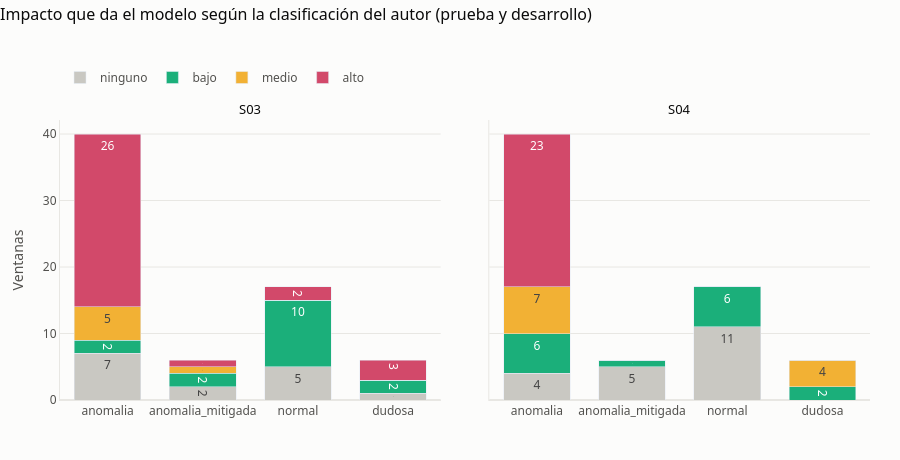

Notebook code cell kept with this figure:
### Code cell
# --- 6.3 Impacto en vídeo y en audio según tu referencia (todas las ventanas) ---
COLOR_NIVEL = {"ninguno": "#c9c8c2", "bajo": "#1baf7a", "medio": "#f2b134", "alto": "#d2496a"}
fig_impacto = make_subplots(rows=1, cols=2, shared_yaxes=True, subplot_titles=["S03", "S04"], horizontal_spacing=0.06)
for col, campo in enumerate(["impacto_video", "impacto_audio"], start=1):
    t = pd.crosstab(tabla["referencia"], tabla[campo]).reindex(index=ETIQUETAS, columns=NIVELES, fill_value=0)
    for nivel in NIVELES:
        fig_impacto.add_bar(x=t.index, y=t[nivel], name=nivel, marker_color=COLOR_NIVEL[nivel], legendgroup=nivel,
                            showlegend=(col == 1), text=t[nivel].where(t[nivel] > 0, ""), textposition="inside", row=1, col=col)
est._estilo(fig_impacto, "Impacto que da el modelo según la clasificación del autor (prueba y desarrollo)", 460)
fig_impacto.update_layout(barmode="stack", bargap=0.3)
fig_impacto.update_yaxes(title_text="Ventanas", row=1, col=1)
fig_impacto.show(config=est.CONFIG_PNG)

### Figure 1 — Plotly figure (JSON) as saved in the notebook; plotly's stock layout.template omitted (floating-point values rounded to 4 significant figures)
{"data": [{"legendgroup": "ninguno", "marker": {"color": "#c9c8c2"}, "name": "ninguno", "showlegend": true, "text": [7.0, 2.0, 5.0, 1.0], "textposition": "inside", "type": "bar", "x": ["anomalia", "anomalia_mitigada", "normal", "dudosa"], "xaxis": "x", "y": [7, 2, 5, 1], "yaxis": "y"}, {"legendgroup": "bajo", "marker": {"color": "#1baf7a"}, "name": "bajo", "showlegend": true, "text": [2.0, 2.0, 10.0, 2.0], "textposition": "inside", "type": "bar", "x": ["anomalia", "anomalia_mitigada", "normal", "dudosa"], "xaxis": "x", "y": [2, 2, 10, 2], "yaxis": "y"}, {"legendgroup": "medio", "marker": {"color": "#f2b134"}, "name": "medio", "showlegend": true, "text": [5, 1, "", ""], "textposition": "inside", "type": "bar", "x": ["anomalia", "anomalia_mitigada", "normal", "dudosa"], "xaxis": "x", "y": [5, 1, 0, 0], "yaxis": "y"}, {"legendgroup": "alto", "marker": {"color": "#d2496a"}, "name": "alto", "showlegend": true, "text": [26.0, 1.0, 2.0, 3.0], "textposition": "inside", "type": "bar", "x": ["anomalia", "anomalia_mitigada", "normal", "dudosa"], "xaxis": "x", "y": [26, 1, 2, 3], "yaxis": "y"}, {"legendgroup": "ninguno", "marker": {"color": "#c9c8c2"}, "name": "ninguno", "showlegend": false, "text": [4, 5, 11, ""], "textposition": "inside", "type": "bar", "x": ["anomalia", "anomalia_mitigada", "normal", "dudosa"], "xaxis": "x2", "y": [4, 5, 11, 0], "yaxis": "y2"}, {"legendgroup": "bajo", "marker": {"color": "#1baf7a"}, "name": "bajo", "showlegend": false, "text": [6.0, 1.0, 6.0, 2.0], "textposition": "inside", "type": "bar", "x": ["anomalia", "anomalia_mitigada", "normal", "dudosa"], "xaxis": "x2", "y": [6, 1, 6, 2], "yaxis": "y2"}, {"legendgroup": "medio", "marker": {"color": "#f2b134"}, "name": "medio", "showlegend": false, "text": [7, "", "", 4], "textposition": "inside", "type": "bar", "x": ["anomalia", "anomalia_mitigada", "normal", "dudosa"], "xaxis": "x2", "y": [7, 0, 0, 4], "yaxis": "y2"}, {"legendgroup": "alto", "marker": {"color": "#d2496a"}, "name": "alto", "showlegend": false, "text": [23, "", "", ""], "textposition": "inside", "type": "bar", "x": ["anomalia", "anomalia_mitigada", "normal", "dudosa"], "xaxis": "x2", "y": [23, 0, 0, 0], "yaxis": "y2"}], "layout": {"annotations": [{"font": {"color": "#0b0b0b", "size": 13}, "showarrow": false, "text": "S03", "x": 0.235, "xanchor": "center", "xref": "paper", "y": 1, "yanchor": "bottom", "yref": "paper"}, {"font": {"color": "#0b0b0b", "size": 13}, "showarrow": false, "text": "S04", "x": 0.765, "xanchor": "center", "xref": "paper", "y": 1, "yanchor": "bottom", "yref": "paper"}], "bargap": 0.3, "barmode": "stack", "font": {"color": "#52514e", "family": "system-ui, -apple-system, Segoe UI, sans-serif", "size": 12}, "height": 460, "hoverlabel": {"bgcolor": "white", "font": {"color": "#0b0b0b"}}, "legend": {"orientation": "h", "title": {"text": ""}, "x": 0, "xanchor": "left", "y": 1.1, "yanchor": "bottom"}, "margin": {"b": 60, "l": 60, "r": 30, "t": 120}, "paper_bgcolor": "#fcfcfb", "plot_bgcolor": "#fcfcfb", "title": {"font": {"color": "#0b0b0b", "size": 16}, "text": "Impacto que da el modelo según la clasificación del autor (prueba y desarrollo)", "x": 0, "xanchor": "left", "y": 0.98, "yanchor": "top", "yref": "container"}, "xaxis": {"anchor": "y", "domain": [0, 0.47], "linecolor": "#e8e7e3", "showgrid": false, "tickangle": 0, "ticks": ""}, "xaxis2": {"anchor": "y2", "domain": [0.53, 1], "linecolor": "#e8e7e3", "showgrid": false, "tickangle": 0, "ticks": ""}, "yaxis": {"anchor": "x", "domain": [0, 1], "gridcolor": "#e8e7e3", "linecolor": "#e8e7e3", "title": {"text": "Ventanas"}, "zeroline": true, "zerolinecolor": "#e8e7e3"}, "yaxis2": {"anchor": "x2", "domain": [0, 1], "gridcolor": "#e8e7e3", "linecolor": "#e8e7e3", "matches": "y", "showticklabels": false, "zeroline": true, "zerolinecolor": "#e8e7e3"}}}
